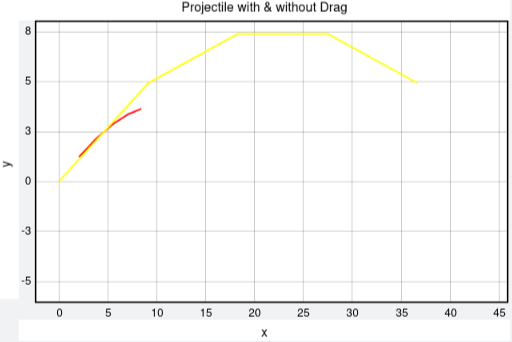

Write Python code to recreate this figure.
from vpython import *

v0 = 22.; angle = 34.; g = 9.8; kf = 0.8; N = 5
v0x = v0 * cos(angle * pi / 180.); v0y = v0 * sin(angle * pi / 180.)
T = 2. * v0y / g; H = v0y * v0y / 2. / g; R = 2. * v0x * v0y / g
graph1 = graph(title='Projectile with & without Drag', xtitle='x', ytitle='y', xmax=R, xmin=-R/20.,ymax=8,ymin=-6.0)
funct = gcurve(color = color.red)
funct1 = gcurve(color = color.yellow)
print('No Drag T =', T ,', H =', H, ', R =', R)

def plotNumeric(k):
    vx = v0 * cos(angle * pi / 180.)
    vy = v0 * sin(angle * pi / 180.)
    x = 0.0
    y = 0.0
    dt = vy / g / N / 2.
    print("\n       With Friction  ")
    print("       x            y")
    for i in range(N):
        rate(30)
        vx = vx - k * vx * dt
        vy = vy - g * dt - k * vy * dt
        x = x + vx * dt
        y = y + vy * dt
        funct.plot(pos = (x, y))
        print(" %13.10f  %13.10f " % (x, y))

def plotAnalytic():
    v0x = v0 * cos(angle * pi / 180.)
    v0y = v0 * sin(angle * pi / 180.)
    dt = 2. * v0y / g / N
    print("\n       No Friction  ")
    print("        x            y")
    for i in range(N):
        rate(30)
        t = i * dt
        x = v0x * t
        y = v0y * t - g * t * t / 2.
        funct1.plot(pos = (x, y))
        print(" %13.10f  %13.10f" % (x, y))

plotNumeric(kf)
plotAnalytic()
